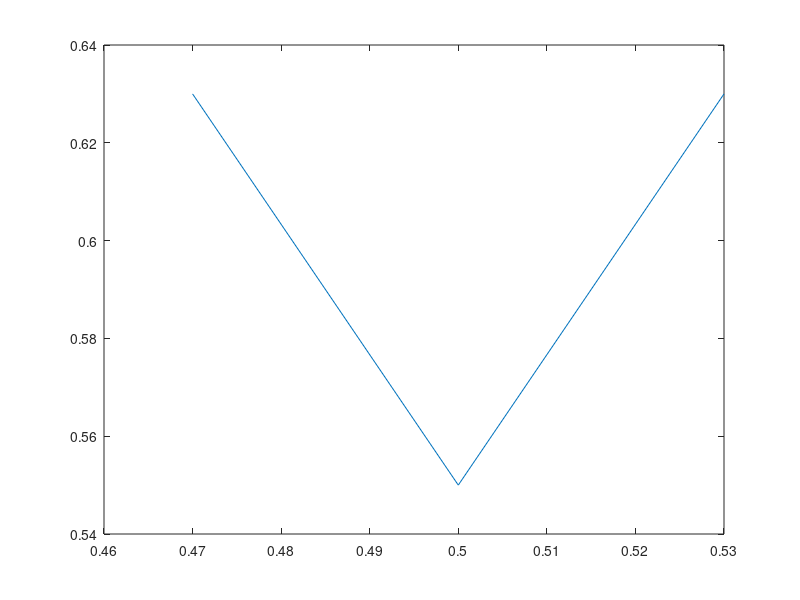

Reproduce this figure in MATLAB.
patch([0,1,1,0,0],[0,0,1,1,0],[1,1,1])


plot([.25,.33,.41,.49,.57,.65,.73,.81],...
[.25,.5,.25,.5,.25,.5,.25,.5])
plot([.15,.25],[.25,.25])
plot([.81,.90],[.5,.5])
plot([.30,.50],[.75,.75])
plot([.50,.50],[.75,.55])
plot([.47,.50,.53],[.63,.55,.63])